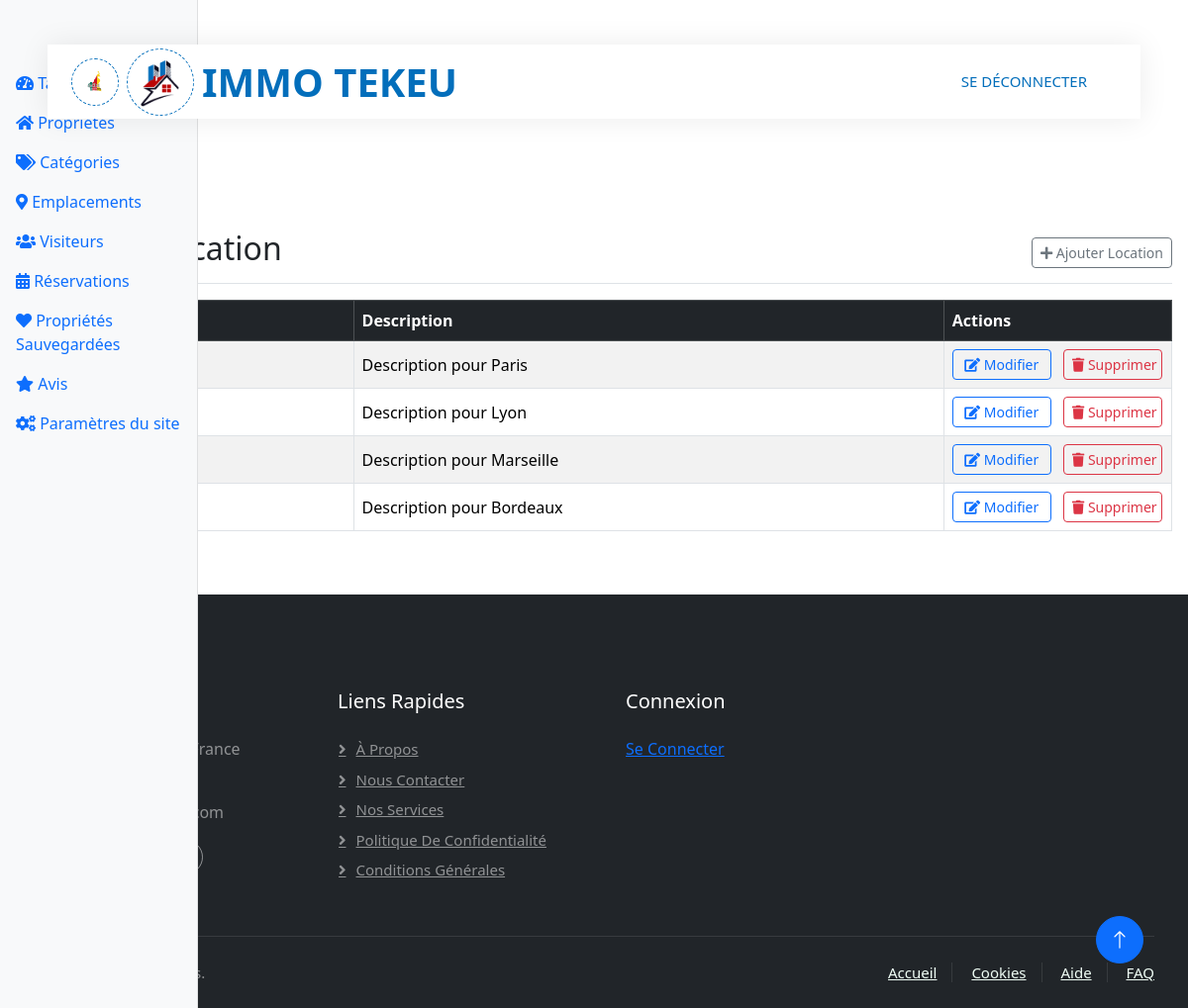
The page /custom-admin/location/ (signed in) on the database as committed earlier.
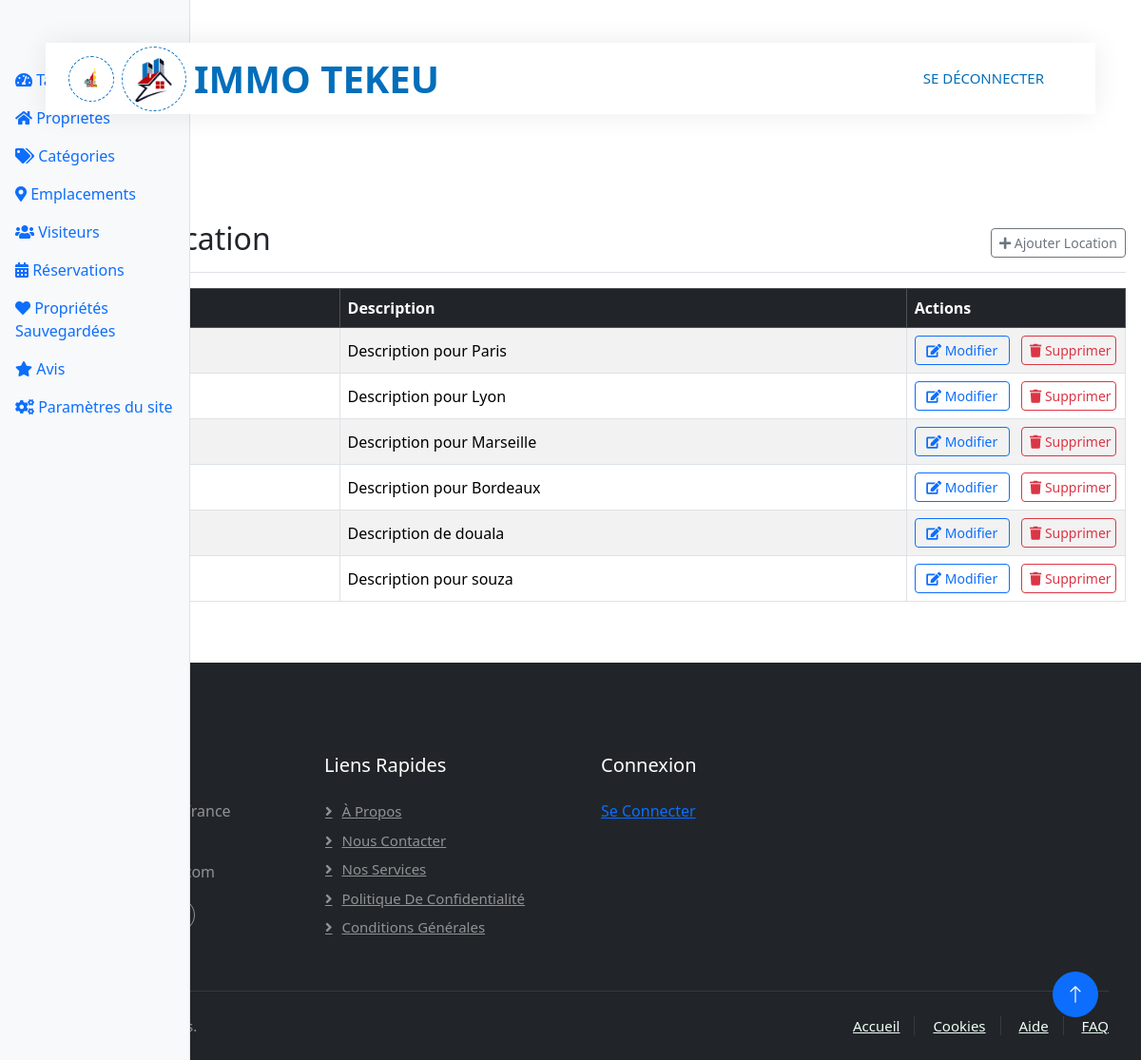
The same page on the database as committed later.
### rental/models.py (models this page shows, shortened)
class Location(models.Model):
    name = models.CharField(max_length=100, verbose_name="Nom")
    description = models.TextField(verbose_name="Description", blank=True)
    class Meta:
        verbose_name = "Emplacement"
        verbose_name_plural = "Emplacements"

### custom_admin/views.py (the view)
# urls.py: path('<str:model_name>/', views.model_list, name='model_list'),
@login_required
def model_list(request, model_name):
    try:
        model_class = get_model_class(model_name)
        objects = model_class.objects.all()
        field_names = [field.name for field in model_class._meta.fields if field.name != 'id']
        context = {
            'model_name': model_name,
            'objects': objects,
            'field_names': field_names,
        }
        return render(request, 'custom_admin/model_list.html', context)
    except Http404 as e:
        messages.error(request, str(e))
        return redirect('custom_admin:dashboard')

### custom_admin/templatetags/custom_filters.py (called while the page is built)
@register.filter
def getattribute(obj, attr):
    if hasattr(obj, str(attr)):
        value = getattr(obj, attr)
        if callable(value):
            return value()
        return value
    return ''

### custom_admin/views.py (called while the page is built)
def get_model_class(model_name):
    models = {
        'property': Property,
        'category': PropertyCategory,
        'location': Location,
        'visitor': Visitor,
        'booking': BookingReservation,
        'saved': Saved,
        'rating': Rating,
        'siteparameters': SiteParameters,
    }
    model_class = models.get(model_name.lower())
    if model_class is None:
        raise Http404(f"Model '{model_name}' not found")
    return model_class

### templates/custom_admin/model_list.html (shortened to what this page needs)
{% extends "custom_admin/base.html" %}
{% load custom_filters %}
{% block content %}
<div class="d-flex justify-content-between flex-wrap flex-md-nowrap align-items-center pt-3 pb-2 mb-3 border-bottom">
    <h1 class="h2">Liste de {{ model_name|title }}</h1>
    <div class="btn-toolbar mb-2 mb-md-0">
        <a href="{% url 'custom_admin:model_create' model_name %}" class="btn btn-sm btn-outline-secondary">
            <i class="fas fa-plus"></i> Ajouter {{ model_name|title }}
        </a>
    </div>
</div>
<div class="table-responsive">
    <table class="table table-hover table-bordered table-striped align-middle">
        <thead class="table-dark">
            <tr>
                <th style="width: 5%;">ID</th>
                {% for field in field_names %}
                    <th style="max-width: 200px;">{{ field|title }}</th>
                {% endfor %}
                <th style="width: 20%;">Actions</th>
            </tr>
        </thead>
        <tbody>
            {% for object in objects %}
            <tr>
                <td>{{ object.id }}</td>
                {% for field in field_names %}
                    <td style="max-width: 200px;" class="text-truncate">
                        {% with value=object|getattribute:field %}
                            {% if value|stringformat:"s"|slice:":4" == "http" %}
                                <a href="{{ value }}" target="_blank">Lien</a>
                            {% elif "ImageFieldFile" in value|stringformat:"s" %}
                                {% if value %}
                                    <img src="{{ value.url }}" alt="{{ field }}" class="img-thumbnail" style="max-width: 100px; max-height: 100px;">
                                {% else %}
                                    <span class="text-muted">Pas d'image</span>
                                {% endif %}
                            {% else %}
                                {{ value|default_if_none:"" }}
                            {% endif %}
                        {% endwith %}
                    </td>
                {% endfor %}
                <td style="white-space: nowrap;">
                    <a href="{% url 'custom_admin:model_update' model_name object.id %}" class="btn btn-sm btn-outline-primary d-inline-block me-2" style="width: 100px;">
                        <i class="fas fa-edit"></i> Modifier
                    </a>
                    <a href="{% url 'custom_admin:model_delete' model_name object.id %}" class="btn btn-sm btn-outline-danger d-inline-block" style="width: 100px;">
                        <i class="fas fa-trash"></i> Supprimer
                    </a>
                </td>
            </tr>
            {% empty %}
            <tr>
                <td colspan="{{ field_names|length|add:2 }}" class="text-center">
                    <em>Aucune donnée disponible</em>
                </td>
            </tr>
            {% endfor %}
        </tbody>
    </table>
</div>
{% endblock %}

Rows that differ between the two databases and show on the page:
added Location: field_names "Description de douala"
added Location: field_names "Description pour souza"
